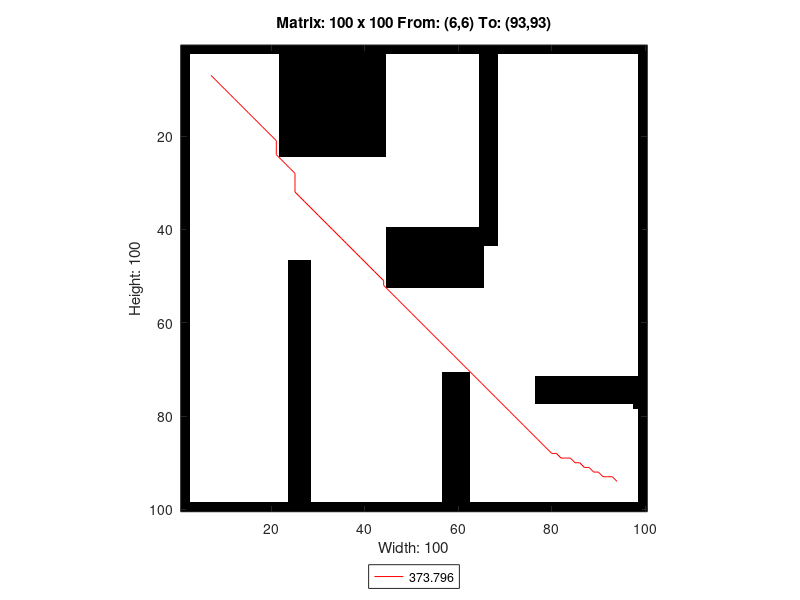

Write MATLAB code to recreate this figure.
A=[0 0 0 0 0 0 0 0 0 0 0 0 0 0 0 0 0 0 0 0 0 0 0 0 0 0 0 0 0 0 0 0 0 0 0 0 0 0 0 0 0 0 0 0 0 0 0 0 0 0 0 0 0 0 0 0 0 0 0 0 0 0 0 0 0 0 0 0 0 0 0 0 0 0 0 0 0 0 0 0 0 0 0 0 0 0 0 0 0 0 0 0 0 0 0 0 0 0 0 0 ;
0 0 0 0 0 0 0 0 0 0 0 0 0 0 0 0 0 0 0 0 0 0 0 0 0 0 0 0 0 0 0 0 0 0 0 0 0 0 0 0 0 0 0 0 0 0 0 0 0 0 0 0 0 0 0 0 0 0 0 0 0 0 0 0 0 0 0 0 0 0 0 0 0 0 0 0 0 0 0 0 0 0 0 0 0 0 0 0 0 0 0 0 0 0 0 0 0 0 0 0 ;
0 0 1 1 1 1 1 1 1 1 1 1 1 1 1 1 1 1 1 1 1 0 0 0 0 0 0 0 0 0 0 0 0 0 0 0 0 0 0 0 0 0 0 0 1 1 1 1 1 1 1 1 1 1 1 1 1 1 1 1 1 1 1 1 0 0 0 0 1 1 1 1 1 1 1 1 1 1 1 1 1 1 1 1 1 1 1 1 1 1 1 1 1 1 1 1 1 1 0 0 ;
0 0 1 1 1 1 1 1 1 1 1 1 1 1 1 1 1 1 1 1 1 0 0 0 0 0 0 0 0 0 0 0 0 0 0 0 0 0 0 0 0 0 0 0 1 1 1 1 1 1 1 1 1 1 1 1 1 1 1 1 1 1 1 1 0 0 0 0 1 1 1 1 1 1 1 1 1 1 1 1 1 1 1 1 1 1 1 1 1 1 1 1 1 1 1 1 1 1 0 0 ;
0 0 1 1 1 1 1 1 1 1 1 1 1 1 1 1 1 1 1 1 1 0 0 0 0 0 0 0 0 0 0 0 0 0 0 0 0 0 0 0 0 0 0 0 1 1 1 1 1 1 1 1 1 1 1 1 1 1 1 1 1 1 1 1 0 0 0 0 1 1 1 1 1 1 1 1 1 1 1 1 1 1 1 1 1 1 1 1 1 1 1 1 1 1 1 1 1 1 0 0 ;
0 0 1 1 1 1 1 1 1 1 1 1 1 1 1 1 1 1 1 1 1 0 0 0 0 0 0 0 0 0 0 0 0 0 0 0 0 0 0 0 0 0 0 0 1 1 1 1 1 1 1 1 1 1 1 1 1 1 1 1 1 1 1 1 0 0 0 0 1 1 1 1 1 1 1 1 1 1 1 1 1 1 1 1 1 1 1 1 1 1 1 1 1 1 1 1 1 1 0 0 ;
0 0 1 1 1 1 1 1 1 1 1 1 1 1 1 1 1 1 1 1 1 0 0 0 0 0 0 0 0 0 0 0 0 0 0 0 0 0 0 0 0 0 0 0 1 1 1 1 1 1 1 1 1 1 1 1 1 1 1 1 1 1 1 1 0 0 0 0 1 1 1 1 1 1 1 1 1 1 1 1 1 1 1 1 1 1 1 1 1 1 1 1 1 1 1 1 1 1 0 0 ;
0 0 1 1 1 1 1 1 1 1 1 1 1 1 1 1 1 1 1 1 1 0 0 0 0 0 0 0 0 0 0 0 0 0 0 0 0 0 0 0 0 0 0 0 1 1 1 1 1 1 1 1 1 1 1 1 1 1 1 1 1 1 1 1 0 0 0 0 1 1 1 1 1 1 1 1 1 1 1 1 1 1 1 1 1 1 1 1 1 1 1 1 1 1 1 1 1 1 0 0 ;
0 0 1 1 1 1 1 1 1 1 1 1 1 1 1 1 1 1 1 1 1 0 0 0 0 0 0 0 0 0 0 0 0 0 0 0 0 0 0 0 0 0 0 0 1 1 1 1 1 1 1 1 1 1 1 1 1 1 1 1 1 1 1 1 0 0 0 0 1 1 1 1 1 1 1 1 1 1 1 1 1 1 1 1 1 1 1 1 1 1 1 1 1 1 1 1 1 1 0 0 ;
0 0 1 1 1 1 1 1 1 1 1 1 1 1 1 1 1 1 1 1 1 0 0 0 0 0 0 0 0 0 0 0 0 0 0 0 0 0 0 0 0 0 0 0 1 1 1 1 1 1 1 1 1 1 1 1 1 1 1 1 1 1 1 1 0 0 0 0 1 1 1 1 1 1 1 1 1 1 1 1 1 1 1 1 1 1 1 1 1 1 1 1 1 1 1 1 1 1 0 0 ;
0 0 1 1 1 1 1 1 1 1 1 1 1 1 1 1 1 1 1 1 1 0 0 0 0 0 0 0 0 0 0 0 0 0 0 0 0 0 0 0 0 0 0 0 1 1 1 1 1 1 1 1 1 1 1 1 1 1 1 1 1 1 1 1 0 0 0 0 1 1 1 1 1 1 1 1 1 1 1 1 1 1 1 1 1 1 1 1 1 1 1 1 1 1 1 1 1 1 0 0 ;
0 0 1 1 1 1 1 1 1 1 1 1 1 1 1 1 1 1 1 1 1 0 0 0 0 0 0 0 0 0 0 0 0 0 0 0 0 0 0 0 0 0 0 0 1 1 1 1 1 1 1 1 1 1 1 1 1 1 1 1 1 1 1 1 0 0 0 0 1 1 1 1 1 1 1 1 1 1 1 1 1 1 1 1 1 1 1 1 1 1 1 1 1 1 1 1 1 1 0 0 ;
0 0 1 1 1 1 1 1 1 1 1 1 1 1 1 1 1 1 1 1 1 0 0 0 0 0 0 0 0 0 0 0 0 0 0 0 0 0 0 0 0 0 0 0 1 1 1 1 1 1 1 1 1 1 1 1 1 1 1 1 1 1 1 1 0 0 0 0 1 1 1 1 1 1 1 1 1 1 1 1 1 1 1 1 1 1 1 1 1 1 1 1 1 1 1 1 1 1 0 0 ;
0 0 1 1 1 1 1 1 1 1 1 1 1 1 1 1 1 1 1 1 1 0 0 0 0 0 0 0 0 0 0 0 0 0 0 0 0 0 0 0 0 0 0 0 1 1 1 1 1 1 1 1 1 1 1 1 1 1 1 1 1 1 1 1 0 0 0 0 1 1 1 1 1 1 1 1 1 1 1 1 1 1 1 1 1 1 1 1 1 1 1 1 1 1 1 1 1 1 0 0 ;
0 0 1 1 1 1 1 1 1 1 1 1 1 1 1 1 1 1 1 1 1 0 0 0 0 0 0 0 0 0 0 0 0 0 0 0 0 0 0 0 0 0 0 0 1 1 1 1 1 1 1 1 1 1 1 1 1 1 1 1 1 1 1 1 0 0 0 0 1 1 1 1 1 1 1 1 1 1 1 1 1 1 1 1 1 1 1 1 1 1 1 1 1 1 1 1 1 1 0 0 ;
0 0 1 1 1 1 1 1 1 1 1 1 1 1 1 1 1 1 1 1 1 0 0 0 0 0 0 0 0 0 0 0 0 0 0 0 0 0 0 0 0 0 0 0 1 1 1 1 1 1 1 1 1 1 1 1 1 1 1 1 1 1 1 1 0 0 0 0 1 1 1 1 1 1 1 1 1 1 1 1 1 1 1 1 1 1 1 1 1 1 1 1 1 1 1 1 1 1 0 0 ;
0 0 1 1 1 1 1 1 1 1 1 1 1 1 1 1 1 1 1 1 1 0 0 0 0 0 0 0 0 0 0 0 0 0 0 0 0 0 0 0 0 0 0 0 1 1 1 1 1 1 1 1 1 1 1 1 1 1 1 1 1 1 1 1 0 0 0 0 1 1 1 1 1 1 1 1 1 1 1 1 1 1 1 1 1 1 1 1 1 1 1 1 1 1 1 1 1 1 0 0 ;
0 0 1 1 1 1 1 1 1 1 1 1 1 1 1 1 1 1 1 1 1 0 0 0 0 0 0 0 0 0 0 0 0 0 0 0 0 0 0 0 0 0 0 0 1 1 1 1 1 1 1 1 1 1 1 1 1 1 1 1 1 1 1 1 0 0 0 0 1 1 1 1 1 1 1 1 1 1 1 1 1 1 1 1 1 1 1 1 1 1 1 1 1 1 1 1 1 1 0 0 ;
0 0 1 1 1 1 1 1 1 1 1 1 1 1 1 1 1 1 1 1 1 0 0 0 0 0 0 0 0 0 0 0 0 0 0 0 0 0 0 0 0 0 0 0 1 1 1 1 1 1 1 1 1 1 1 1 1 1 1 1 1 1 1 1 0 0 0 0 1 1 1 1 1 1 1 1 1 1 1 1 1 1 1 1 1 1 1 1 1 1 1 1 1 1 1 1 1 1 0 0 ;
0 0 1 1 1 1 1 1 1 1 1 1 1 1 1 1 1 1 1 1 1 0 0 0 0 0 0 0 0 0 0 0 0 0 0 0 0 0 0 0 0 0 0 0 1 1 1 1 1 1 1 1 1 1 1 1 1 1 1 1 1 1 1 1 0 0 0 0 1 1 1 1 1 1 1 1 1 1 1 1 1 1 1 1 1 1 1 1 1 1 1 1 1 1 1 1 1 1 0 0 ;
0 0 1 1 1 1 1 1 1 1 1 1 1 1 1 1 1 1 1 1 1 0 0 0 0 0 0 0 0 0 0 0 0 0 0 0 0 0 0 0 0 0 0 0 1 1 1 1 1 1 1 1 1 1 1 1 1 1 1 1 1 1 1 1 0 0 0 0 1 1 1 1 1 1 1 1 1 1 1 1 1 1 1 1 1 1 1 1 1 1 1 1 1 1 1 1 1 1 0 0 ;
0 0 1 1 1 1 1 1 1 1 1 1 1 1 1 1 1 1 1 1 1 0 0 0 0 0 0 0 0 0 0 0 0 0 0 0 0 0 0 0 0 0 0 0 1 1 1 1 1 1 1 1 1 1 1 1 1 1 1 1 1 1 1 1 0 0 0 0 1 1 1 1 1 1 1 1 1 1 1 1 1 1 1 1 1 1 1 1 1 1 1 1 1 1 1 1 1 1 0 0 ;
0 0 1 1 1 1 1 1 1 1 1 1 1 1 1 1 1 1 1 1 1 0 0 0 0 0 0 0 0 0 0 0 0 0 0 0 0 0 0 0 0 0 0 0 1 1 1 1 1 1 1 1 1 1 1 1 1 1 1 1 1 1 1 1 0 0 0 0 1 1 1 1 1 1 1 1 1 1 1 1 1 1 1 1 1 1 1 1 1 1 1 1 1 1 1 1 1 1 0 0 ;
0 0 1 1 1 1 1 1 1 1 1 1 1 1 1 1 1 1 1 1 1 0 0 0 0 0 0 0 0 0 0 0 0 0 0 0 0 0 0 0 0 0 0 0 1 1 1 1 1 1 1 1 1 1 1 1 1 1 1 1 1 1 1 1 0 0 0 0 1 1 1 1 1 1 1 1 1 1 1 1 1 1 1 1 1 1 1 1 1 1 1 1 1 1 1 1 1 1 0 0 ;
0 0 1 1 1 1 1 1 1 1 1 1 1 1 1 1 1 1 1 1 1 1 1 1 1 1 1 1 1 1 1 1 1 1 1 1 1 1 1 1 1 1 1 1 1 1 1 1 1 1 1 1 1 1 1 1 1 1 1 1 1 1 1 1 0 0 0 0 1 1 1 1 1 1 1 1 1 1 1 1 1 1 1 1 1 1 1 1 1 1 1 1 1 1 1 1 1 1 0 0 ;
0 0 1 1 1 1 1 1 1 1 1 1 1 1 1 1 1 1 1 1 1 1 1 1 1 1 1 1 1 1 1 1 1 1 1 1 1 1 1 1 1 1 1 1 1 1 1 1 1 1 1 1 1 1 1 1 1 1 1 1 1 1 1 1 0 0 0 0 1 1 1 1 1 1 1 1 1 1 1 1 1 1 1 1 1 1 1 1 1 1 1 1 1 1 1 1 1 1 0 0 ;
0 0 1 1 1 1 1 1 1 1 1 1 1 1 1 1 1 1 1 1 1 1 1 1 1 1 1 1 1 1 1 1 1 1 1 1 1 1 1 1 1 1 1 1 1 1 1 1 1 1 1 1 1 1 1 1 1 1 1 1 1 1 1 1 0 0 0 0 1 1 1 1 1 1 1 1 1 1 1 1 1 1 1 1 1 1 1 1 1 1 1 1 1 1 1 1 1 1 0 0 ;
0 0 1 1 1 1 1 1 1 1 1 1 1 1 1 1 1 1 1 1 1 1 1 1 1 1 1 1 1 1 1 1 1 1 1 1 1 1 1 1 1 1 1 1 1 1 1 1 1 1 1 1 1 1 1 1 1 1 1 1 1 1 1 1 0 0 0 0 1 1 1 1 1 1 1 1 1 1 1 1 1 1 1 1 1 1 1 1 1 1 1 1 1 1 1 1 1 1 0 0 ;
0 0 1 1 1 1 1 1 1 1 1 1 1 1 1 1 1 1 1 1 1 1 1 1 1 1 1 1 1 1 1 1 1 1 1 1 1 1 1 1 1 1 1 1 1 1 1 1 1 1 1 1 1 1 1 1 1 1 1 1 1 1 1 1 0 0 0 0 1 1 1 1 1 1 1 1 1 1 1 1 1 1 1 1 1 1 1 1 1 1 1 1 1 1 1 1 1 1 0 0 ;
0 0 1 1 1 1 1 1 1 1 1 1 1 1 1 1 1 1 1 1 1 1 1 1 1 1 1 1 1 1 1 1 1 1 1 1 1 1 1 1 1 1 1 1 1 1 1 1 1 1 1 1 1 1 1 1 1 1 1 1 1 1 1 1 0 0 0 0 1 1 1 1 1 1 1 1 1 1 1 1 1 1 1 1 1 1 1 1 1 1 1 1 1 1 1 1 1 1 0 0 ;
0 0 1 1 1 1 1 1 1 1 1 1 1 1 1 1 1 1 1 1 1 1 1 1 1 1 1 1 1 1 1 1 1 1 1 1 1 1 1 1 1 1 1 1 1 1 1 1 1 1 1 1 1 1 1 1 1 1 1 1 1 1 1 1 0 0 0 0 1 1 1 1 1 1 1 1 1 1 1 1 1 1 1 1 1 1 1 1 1 1 1 1 1 1 1 1 1 1 0 0 ;
0 0 1 1 1 1 1 1 1 1 1 1 1 1 1 1 1 1 1 1 1 1 1 1 1 1 1 1 1 1 1 1 1 1 1 1 1 1 1 1 1 1 1 1 1 1 1 1 1 1 1 1 1 1 1 1 1 1 1 1 1 1 1 1 0 0 0 0 1 1 1 1 1 1 1 1 1 1 1 1 1 1 1 1 1 1 1 1 1 1 1 1 1 1 1 1 1 1 0 0 ;
0 0 1 1 1 1 1 1 1 1 1 1 1 1 1 1 1 1 1 1 1 1 1 1 1 1 1 1 1 1 1 1 1 1 1 1 1 1 1 1 1 1 1 1 1 1 1 1 1 1 1 1 1 1 1 1 1 1 1 1 1 1 1 1 0 0 0 0 1 1 1 1 1 1 1 1 1 1 1 1 1 1 1 1 1 1 1 1 1 1 1 1 1 1 1 1 1 1 0 0 ;
0 0 1 1 1 1 1 1 1 1 1 1 1 1 1 1 1 1 1 1 1 1 1 1 1 1 1 1 1 1 1 1 1 1 1 1 1 1 1 1 1 1 1 1 1 1 1 1 1 1 1 1 1 1 1 1 1 1 1 1 1 1 1 1 0 0 0 0 1 1 1 1 1 1 1 1 1 1 1 1 1 1 1 1 1 1 1 1 1 1 1 1 1 1 1 1 1 1 0 0 ;
0 0 1 1 1 1 1 1 1 1 1 1 1 1 1 1 1 1 1 1 1 1 1 1 1 1 1 1 1 1 1 1 1 1 1 1 1 1 1 1 1 1 1 1 1 1 1 1 1 1 1 1 1 1 1 1 1 1 1 1 1 1 1 1 0 0 0 0 1 1 1 1 1 1 1 1 1 1 1 1 1 1 1 1 1 1 1 1 1 1 1 1 1 1 1 1 1 1 0 0 ;
0 0 1 1 1 1 1 1 1 1 1 1 1 1 1 1 1 1 1 1 1 1 1 1 1 1 1 1 1 1 1 1 1 1 1 1 1 1 1 1 1 1 1 1 1 1 1 1 1 1 1 1 1 1 1 1 1 1 1 1 1 1 1 1 0 0 0 0 1 1 1 1 1 1 1 1 1 1 1 1 1 1 1 1 1 1 1 1 1 1 1 1 1 1 1 1 1 1 0 0 ;
0 0 1 1 1 1 1 1 1 1 1 1 1 1 1 1 1 1 1 1 1 1 1 1 1 1 1 1 1 1 1 1 1 1 1 1 1 1 1 1 1 1 1 1 1 1 1 1 1 1 1 1 1 1 1 1 1 1 1 1 1 1 1 1 0 0 0 0 1 1 1 1 1 1 1 1 1 1 1 1 1 1 1 1 1 1 1 1 1 1 1 1 1 1 1 1 1 1 0 0 ;
0 0 1 1 1 1 1 1 1 1 1 1 1 1 1 1 1 1 1 1 1 1 1 1 1 1 1 1 1 1 1 1 1 1 1 1 1 1 1 1 1 1 1 1 1 1 1 1 1 1 1 1 1 1 1 1 1 1 1 1 1 1 1 1 0 0 0 0 1 1 1 1 1 1 1 1 1 1 1 1 1 1 1 1 1 1 1 1 1 1 1 1 1 1 1 1 1 1 0 0 ;
0 0 1 1 1 1 1 1 1 1 1 1 1 1 1 1 1 1 1 1 1 1 1 1 1 1 1 1 1 1 1 1 1 1 1 1 1 1 1 1 1 1 1 1 1 1 1 1 1 1 1 1 1 1 1 1 1 1 1 1 1 1 1 1 0 0 0 0 1 1 1 1 1 1 1 1 1 1 1 1 1 1 1 1 1 1 1 1 1 1 1 1 1 1 1 1 1 1 0 0 ;
0 0 1 1 1 1 1 1 1 1 1 1 1 1 1 1 1 1 1 1 1 1 1 1 1 1 1 1 1 1 1 1 1 1 1 1 1 1 1 1 1 1 1 1 0 0 0 0 0 0 0 0 0 0 0 0 0 0 0 0 0 0 0 0 0 0 0 0 1 1 1 1 1 1 1 1 1 1 1 1 1 1 1 1 1 1 1 1 1 1 1 1 1 1 1 1 1 1 0 0 ;
0 0 1 1 1 1 1 1 1 1 1 1 1 1 1 1 1 1 1 1 1 1 1 1 1 1 1 1 1 1 1 1 1 1 1 1 1 1 1 1 1 1 1 1 0 0 0 0 0 0 0 0 0 0 0 0 0 0 0 0 0 0 0 0 0 0 0 0 1 1 1 1 1 1 1 1 1 1 1 1 1 1 1 1 1 1 1 1 1 1 1 1 1 1 1 1 1 1 0 0 ;
0 0 1 1 1 1 1 1 1 1 1 1 1 1 1 1 1 1 1 1 1 1 1 1 1 1 1 1 1 1 1 1 1 1 1 1 1 1 1 1 1 1 1 1 0 0 0 0 0 0 0 0 0 0 0 0 0 0 0 0 0 0 0 0 0 0 0 0 1 1 1 1 1 1 1 1 1 1 1 1 1 1 1 1 1 1 1 1 1 1 1 1 1 1 1 1 1 1 0 0 ;
0 0 1 1 1 1 1 1 1 1 1 1 1 1 1 1 1 1 1 1 1 1 1 1 1 1 1 1 1 1 1 1 1 1 1 1 1 1 1 1 1 1 1 1 0 0 0 0 0 0 0 0 0 0 0 0 0 0 0 0 0 0 0 0 0 0 0 0 1 1 1 1 1 1 1 1 1 1 1 1 1 1 1 1 1 1 1 1 1 1 1 1 1 1 1 1 1 1 0 0 ;
0 0 1 1 1 1 1 1 1 1 1 1 1 1 1 1 1 1 1 1 1 1 1 1 1 1 1 1 1 1 1 1 1 1 1 1 1 1 1 1 1 1 1 1 0 0 0 0 0 0 0 0 0 0 0 0 0 0 0 0 0 0 0 0 0 1 1 1 1 1 1 1 1 1 1 1 1 1 1 1 1 1 1 1 1 1 1 1 1 1 1 1 1 1 1 1 1 1 0 0 ;
0 0 1 1 1 1 1 1 1 1 1 1 1 1 1 1 1 1 1 1 1 1 1 1 1 1 1 1 1 1 1 1 1 1 1 1 1 1 1 1 1 1 1 1 0 0 0 0 0 0 0 0 0 0 0 0 0 0 0 0 0 0 0 0 0 1 1 1 1 1 1 1 1 1 1 1 1 1 1 1 1 1 1 1 1 1 1 1 1 1 1 1 1 1 1 1 1 1 0 0 ;
0 0 1 1 1 1 1 1 1 1 1 1 1 1 1 1 1 1 1 1 1 1 1 1 1 1 1 1 1 1 1 1 1 1 1 1 1 1 1 1 1 1 1 1 0 0 0 0 0 0 0 0 0 0 0 0 0 0 0 0 0 0 0 0 0 1 1 1 1 1 1 1 1 1 1 1 1 1 1 1 1 1 1 1 1 1 1 1 1 1 1 1 1 1 1 1 1 1 0 0 ;
0 0 1 1 1 1 1 1 1 1 1 1 1 1 1 1 1 1 1 1 1 1 1 0 0 0 0 0 1 1 1 1 1 1 1 1 1 1 1 1 1 1 1 1 0 0 0 0 0 0 0 0 0 0 0 0 0 0 0 0 0 0 0 0 0 1 1 1 1 1 1 1 1 1 1 1 1 1 1 1 1 1 1 1 1 1 1 1 1 1 1 1 1 1 1 1 1 1 0 0 ;
0 0 1 1 1 1 1 1 1 1 1 1 1 1 1 1 1 1 1 1 1 1 1 0 0 0 0 0 1 1 1 1 1 1 1 1 1 1 1 1 1 1 1 1 0 0 0 0 0 0 0 0 0 0 0 0 0 0 0 0 0 0 0 0 0 1 1 1 1 1 1 1 1 1 1 1 1 1 1 1 1 1 1 1 1 1 1 1 1 1 1 1 1 1 1 1 1 1 0 0 ;
0 0 1 1 1 1 1 1 1 1 1 1 1 1 1 1 1 1 1 1 1 1 1 0 0 0 0 0 1 1 1 1 1 1 1 1 1 1 1 1 1 1 1 1 0 0 0 0 0 0 0 0 0 0 0 0 0 0 0 0 0 0 0 0 0 1 1 1 1 1 1 1 1 1 1 1 1 1 1 1 1 1 1 1 1 1 1 1 1 1 1 1 1 1 1 1 1 1 0 0 ;
0 0 1 1 1 1 1 1 1 1 1 1 1 1 1 1 1 1 1 1 1 1 1 0 0 0 0 0 1 1 1 1 1 1 1 1 1 1 1 1 1 1 1 1 0 0 0 0 0 0 0 0 0 0 0 0 0 0 0 0 0 0 0 0 0 1 1 1 1 1 1 1 1 1 1 1 1 1 1 1 1 1 1 1 1 1 1 1 1 1 1 1 1 1 1 1 1 1 0 0 ;
0 0 1 1 1 1 1 1 1 1 1 1 1 1 1 1 1 1 1 1 1 1 1 0 0 0 0 0 1 1 1 1 1 1 1 1 1 1 1 1 1 1 1 1 0 0 0 0 0 0 0 0 0 0 0 0 0 0 0 0 0 0 0 0 0 1 1 1 1 1 1 1 1 1 1 1 1 1 1 1 1 1 1 1 1 1 1 1 1 1 1 1 1 1 1 1 1 1 0 0 ;
0 0 1 1 1 1 1 1 1 1 1 1 1 1 1 1 1 1 1 1 1 1 1 0 0 0 0 0 1 1 1 1 1 1 1 1 1 1 1 1 1 1 1 1 0 0 0 0 0 0 0 0 0 0 0 0 0 0 0 0 0 0 0 0 0 1 1 1 1 1 1 1 1 1 1 1 1 1 1 1 1 1 1 1 1 1 1 1 1 1 1 1 1 1 1 1 1 1 0 0 ;
0 0 1 1 1 1 1 1 1 1 1 1 1 1 1 1 1 1 1 1 1 1 1 0 0 0 0 0 1 1 1 1 1 1 1 1 1 1 1 1 1 1 1 1 1 1 1 1 1 1 1 1 1 1 1 1 1 1 1 1 1 1 1 1 1 1 1 1 1 1 1 1 1 1 1 1 1 1 1 1 1 1 1 1 1 1 1 1 1 1 1 1 1 1 1 1 1 1 0 0 ;
0 0 1 1 1 1 1 1 1 1 1 1 1 1 1 1 1 1 1 1 1 1 1 0 0 0 0 0 1 1 1 1 1 1 1 1 1 1 1 1 1 1 1 1 1 1 1 1 1 1 1 1 1 1 1 1 1 1 1 1 1 1 1 1 1 1 1 1 1 1 1 1 1 1 1 1 1 1 1 1 1 1 1 1 1 1 1 1 1 1 1 1 1 1 1 1 1 1 0 0 ;
0 0 1 1 1 1 1 1 1 1 1 1 1 1 1 1 1 1 1 1 1 1 1 0 0 0 0 0 1 1 1 1 1 1 1 1 1 1 1 1 1 1 1 1 1 1 1 1 1 1 1 1 1 1 1 1 1 1 1 1 1 1 1 1 1 1 1 1 1 1 1 1 1 1 1 1 1 1 1 1 1 1 1 1 1 1 1 1 1 1 1 1 1 1 1 1 1 1 0 0 ;
0 0 1 1 1 1 1 1 1 1 1 1 1 1 1 1 1 1 1 1 1 1 1 0 0 0 0 0 1 1 1 1 1 1 1 1 1 1 1 1 1 1 1 1 1 1 1 1 1 1 1 1 1 1 1 1 1 1 1 1 1 1 1 1 1 1 1 1 1 1 1 1 1 1 1 1 1 1 1 1 1 1 1 1 1 1 1 1 1 1 1 1 1 1 1 1 1 1 0 0 ;
0 0 1 1 1 1 1 1 1 1 1 1 1 1 1 1 1 1 1 1 1 1 1 0 0 0 0 0 1 1 1 1 1 1 1 1 1 1 1 1 1 1 1 1 1 1 1 1 1 1 1 1 1 1 1 1 1 1 1 1 1 1 1 1 1 1 1 1 1 1 1 1 1 1 1 1 1 1 1 1 1 1 1 1 1 1 1 1 1 1 1 1 1 1 1 1 1 1 0 0 ;
0 0 1 1 1 1 1 1 1 1 1 1 1 1 1 1 1 1 1 1 1 1 1 0 0 0 0 0 1 1 1 1 1 1 1 1 1 1 1 1 1 1 1 1 1 1 1 1 1 1 1 1 1 1 1 1 1 1 1 1 1 1 1 1 1 1 1 1 1 1 1 1 1 1 1 1 1 1 1 1 1 1 1 1 1 1 1 1 1 1 1 1 1 1 1 1 1 1 0 0 ;
0 0 1 1 1 1 1 1 1 1 1 1 1 1 1 1 1 1 1 1 1 1 1 0 0 0 0 0 1 1 1 1 1 1 1 1 1 1 1 1 1 1 1 1 1 1 1 1 1 1 1 1 1 1 1 1 1 1 1 1 1 1 1 1 1 1 1 1 1 1 1 1 1 1 1 1 1 1 1 1 1 1 1 1 1 1 1 1 1 1 1 1 1 1 1 1 1 1 0 0 ;
0 0 1 1 1 1 1 1 1 1 1 1 1 1 1 1 1 1 1 1 1 1 1 0 0 0 0 0 1 1 1 1 1 1 1 1 1 1 1 1 1 1 1 1 1 1 1 1 1 1 1 1 1 1 1 1 1 1 1 1 1 1 1 1 1 1 1 1 1 1 1 1 1 1 1 1 1 1 1 1 1 1 1 1 1 1 1 1 1 1 1 1 1 1 1 1 1 1 0 0 ;
0 0 1 1 1 1 1 1 1 1 1 1 1 1 1 1 1 1 1 1 1 1 1 0 0 0 0 0 1 1 1 1 1 1 1 1 1 1 1 1 1 1 1 1 1 1 1 1 1 1 1 1 1 1 1 1 1 1 1 1 1 1 1 1 1 1 1 1 1 1 1 1 1 1 1 1 1 1 1 1 1 1 1 1 1 1 1 1 1 1 1 1 1 1 1 1 1 1 0 0 ;
0 0 1 1 1 1 1 1 1 1 1 1 1 1 1 1 1 1 1 1 1 1 1 0 0 0 0 0 1 1 1 1 1 1 1 1 1 1 1 1 1 1 1 1 1 1 1 1 1 1 1 1 1 1 1 1 1 1 1 1 1 1 1 1 1 1 1 1 1 1 1 1 1 1 1 1 1 1 1 1 1 1 1 1 1 1 1 1 1 1 1 1 1 1 1 1 1 1 0 0 ;
0 0 1 1 1 1 1 1 1 1 1 1 1 1 1 1 1 1 1 1 1 1 1 0 0 0 0 0 1 1 1 1 1 1 1 1 1 1 1 1 1 1 1 1 1 1 1 1 1 1 1 1 1 1 1 1 1 1 1 1 1 1 1 1 1 1 1 1 1 1 1 1 1 1 1 1 1 1 1 1 1 1 1 1 1 1 1 1 1 1 1 1 1 1 1 1 1 1 0 0 ;
0 0 1 1 1 1 1 1 1 1 1 1 1 1 1 1 1 1 1 1 1 1 1 0 0 0 0 0 1 1 1 1 1 1 1 1 1 1 1 1 1 1 1 1 1 1 1 1 1 1 1 1 1 1 1 1 1 1 1 1 1 1 1 1 1 1 1 1 1 1 1 1 1 1 1 1 1 1 1 1 1 1 1 1 1 1 1 1 1 1 1 1 1 1 1 1 1 1 0 0 ;
0 0 1 1 1 1 1 1 1 1 1 1 1 1 1 1 1 1 1 1 1 1 1 0 0 0 0 0 1 1 1 1 1 1 1 1 1 1 1 1 1 1 1 1 1 1 1 1 1 1 1 1 1 1 1 1 1 1 1 1 1 1 1 1 1 1 1 1 1 1 1 1 1 1 1 1 1 1 1 1 1 1 1 1 1 1 1 1 1 1 1 1 1 1 1 1 1 1 0 0 ;
0 0 1 1 1 1 1 1 1 1 1 1 1 1 1 1 1 1 1 1 1 1 1 0 0 0 0 0 1 1 1 1 1 1 1 1 1 1 1 1 1 1 1 1 1 1 1 1 1 1 1 1 1 1 1 1 1 1 1 1 1 1 1 1 1 1 1 1 1 1 1 1 1 1 1 1 1 1 1 1 1 1 1 1 1 1 1 1 1 1 1 1 1 1 1 1 1 1 0 0 ;
0 0 1 1 1 1 1 1 1 1 1 1 1 1 1 1 1 1 1 1 1 1 1 0 0 0 0 0 1 1 1 1 1 1 1 1 1 1 1 1 1 1 1 1 1 1 1 1 1 1 1 1 1 1 1 1 1 1 1 1 1 1 1 1 1 1 1 1 1 1 1 1 1 1 1 1 1 1 1 1 1 1 1 1 1 1 1 1 1 1 1 1 1 1 1 1 1 1 0 0 ;
0 0 1 1 1 1 1 1 1 1 1 1 1 1 1 1 1 1 1 1 1 1 1 0 0 0 0 0 1 1 1 1 1 1 1 1 1 1 1 1 1 1 1 1 1 1 1 1 1 1 1 1 1 1 1 1 1 1 1 1 1 1 1 1 1 1 1 1 1 1 1 1 1 1 1 1 1 1 1 1 1 1 1 1 1 1 1 1 1 1 1 1 1 1 1 1 1 1 0 0 ;
0 0 1 1 1 1 1 1 1 1 1 1 1 1 1 1 1 1 1 1 1 1 1 0 0 0 0 0 1 1 1 1 1 1 1 1 1 1 1 1 1 1 1 1 1 1 1 1 1 1 1 1 1 1 1 1 1 1 1 1 1 1 1 1 1 1 1 1 1 1 1 1 1 1 1 1 1 1 1 1 1 1 1 1 1 1 1 1 1 1 1 1 1 1 1 1 1 1 0 0 ;
0 0 1 1 1 1 1 1 1 1 1 1 1 1 1 1 1 1 1 1 1 1 1 0 0 0 0 0 1 1 1 1 1 1 1 1 1 1 1 1 1 1 1 1 1 1 1 1 1 1 1 1 1 1 1 1 1 1 1 1 1 1 1 1 1 1 1 1 1 1 1 1 1 1 1 1 1 1 1 1 1 1 1 1 1 1 1 1 1 1 1 1 1 1 1 1 1 1 0 0 ;
0 0 1 1 1 1 1 1 1 1 1 1 1 1 1 1 1 1 1 1 1 1 1 0 0 0 0 0 1 1 1 1 1 1 1 1 1 1 1 1 1 1 1 1 1 1 1 1 1 1 1 1 1 1 1 1 0 0 0 0 0 0 1 1 1 1 1 1 1 1 1 1 1 1 1 1 1 1 1 1 1 1 1 1 1 1 1 1 1 1 1 1 1 1 1 1 1 1 0 0 ;
0 0 1 1 1 1 1 1 1 1 1 1 1 1 1 1 1 1 1 1 1 1 1 0 0 0 0 0 1 1 1 1 1 1 1 1 1 1 1 1 1 1 1 1 1 1 1 1 1 1 1 1 1 1 1 1 0 0 0 0 0 0 1 1 1 1 1 1 1 1 1 1 1 1 1 1 0 0 0 0 0 0 0 0 0 0 0 0 0 0 0 0 0 0 0 0 0 0 0 0 ;
0 0 1 1 1 1 1 1 1 1 1 1 1 1 1 1 1 1 1 1 1 1 1 0 0 0 0 0 1 1 1 1 1 1 1 1 1 1 1 1 1 1 1 1 1 1 1 1 1 1 1 1 1 1 1 1 0 0 0 0 0 0 1 1 1 1 1 1 1 1 1 1 1 1 1 1 0 0 0 0 0 0 0 0 0 0 0 0 0 0 0 0 0 0 0 0 0 0 0 0 ;
0 0 1 1 1 1 1 1 1 1 1 1 1 1 1 1 1 1 1 1 1 1 1 0 0 0 0 0 1 1 1 1 1 1 1 1 1 1 1 1 1 1 1 1 1 1 1 1 1 1 1 1 1 1 1 1 0 0 0 0 0 0 1 1 1 1 1 1 1 1 1 1 1 1 1 1 0 0 0 0 0 0 0 0 0 0 0 0 0 0 0 0 0 0 0 0 0 0 0 0 ;
0 0 1 1 1 1 1 1 1 1 1 1 1 1 1 1 1 1 1 1 1 1 1 0 0 0 0 0 1 1 1 1 1 1 1 1 1 1 1 1 1 1 1 1 1 1 1 1 1 1 1 1 1 1 1 1 0 0 0 0 0 0 1 1 1 1 1 1 1 1 1 1 1 1 1 1 0 0 0 0 0 0 0 0 0 0 0 0 0 0 0 0 0 0 0 0 0 0 0 0 ;
0 0 1 1 1 1 1 1 1 1 1 1 1 1 1 1 1 1 1 1 1 1 1 0 0 0 0 0 1 1 1 1 1 1 1 1 1 1 1 1 1 1 1 1 1 1 1 1 1 1 1 1 1 1 1 1 0 0 0 0 0 0 1 1 1 1 1 1 1 1 1 1 1 1 1 1 0 0 0 0 0 0 0 0 0 0 0 0 0 0 0 0 0 0 0 0 0 0 0 0 ;
0 0 1 1 1 1 1 1 1 1 1 1 1 1 1 1 1 1 1 1 1 1 1 0 0 0 0 0 1 1 1 1 1 1 1 1 1 1 1 1 1 1 1 1 1 1 1 1 1 1 1 1 1 1 1 1 0 0 0 0 0 0 1 1 1 1 1 1 1 1 1 1 1 1 1 1 0 0 0 0 0 0 0 0 0 0 0 0 0 0 0 0 0 0 0 0 0 0 0 0 ;
0 0 1 1 1 1 1 1 1 1 1 1 1 1 1 1 1 1 1 1 1 1 1 0 0 0 0 0 1 1 1 1 1 1 1 1 1 1 1 1 1 1 1 1 1 1 1 1 1 1 1 1 1 1 1 1 0 0 0 0 0 0 1 1 1 1 1 1 1 1 1 1 1 1 1 1 1 1 1 1 1 1 1 1 1 1 1 1 1 1 1 1 1 1 1 1 1 0 0 0 ;
0 0 1 1 1 1 1 1 1 1 1 1 1 1 1 1 1 1 1 1 1 1 1 0 0 0 0 0 1 1 1 1 1 1 1 1 1 1 1 1 1 1 1 1 1 1 1 1 1 1 1 1 1 1 1 1 0 0 0 0 0 0 1 1 1 1 1 1 1 1 1 1 1 1 1 1 1 1 1 1 1 1 1 1 1 1 1 1 1 1 1 1 1 1 1 1 1 1 0 0 ;
0 0 1 1 1 1 1 1 1 1 1 1 1 1 1 1 1 1 1 1 1 1 1 0 0 0 0 0 1 1 1 1 1 1 1 1 1 1 1 1 1 1 1 1 1 1 1 1 1 1 1 1 1 1 1 1 0 0 0 0 0 0 1 1 1 1 1 1 1 1 1 1 1 1 1 1 1 1 1 1 1 1 1 1 1 1 1 1 1 1 1 1 1 1 1 1 1 1 0 0 ;
0 0 1 1 1 1 1 1 1 1 1 1 1 1 1 1 1 1 1 1 1 1 1 0 0 0 0 0 1 1 1 1 1 1 1 1 1 1 1 1 1 1 1 1 1 1 1 1 1 1 1 1 1 1 1 1 0 0 0 0 0 0 1 1 1 1 1 1 1 1 1 1 1 1 1 1 1 1 1 1 1 1 1 1 1 1 1 1 1 1 1 1 1 1 1 1 1 1 0 0 ;
0 0 1 1 1 1 1 1 1 1 1 1 1 1 1 1 1 1 1 1 1 1 1 0 0 0 0 0 1 1 1 1 1 1 1 1 1 1 1 1 1 1 1 1 1 1 1 1 1 1 1 1 1 1 1 1 0 0 0 0 0 0 1 1 1 1 1 1 1 1 1 1 1 1 1 1 1 1 1 1 1 1 1 1 1 1 1 1 1 1 1 1 1 1 1 1 1 1 0 0 ;
0 0 1 1 1 1 1 1 1 1 1 1 1 1 1 1 1 1 1 1 1 1 1 0 0 0 0 0 1 1 1 1 1 1 1 1 1 1 1 1 1 1 1 1 1 1 1 1 1 1 1 1 1 1 1 1 0 0 0 0 0 0 1 1 1 1 1 1 1 1 1 1 1 1 1 1 1 1 1 1 1 1 1 1 1 1 1 1 1 1 1 1 1 1 1 1 1 1 0 0 ;
0 0 1 1 1 1 1 1 1 1 1 1 1 1 1 1 1 1 1 1 1 1 1 0 0 0 0 0 1 1 1 1 1 1 1 1 1 1 1 1 1 1 1 1 1 1 1 1 1 1 1 1 1 1 1 1 0 0 0 0 0 0 1 1 1 1 1 1 1 1 1 1 1 1 1 1 1 1 1 1 1 1 1 1 1 1 1 1 1 1 1 1 1 1 1 1 1 1 0 0 ;
0 0 1 1 1 1 1 1 1 1 1 1 1 1 1 1 1 1 1 1 1 1 1 0 0 0 0 0 1 1 1 1 1 1 1 1 1 1 1 1 1 1 1 1 1 1 1 1 1 1 1 1 1 1 1 1 0 0 0 0 0 0 1 1 1 1 1 1 1 1 1 1 1 1 1 1 1 1 1 1 1 1 1 1 1 1 1 1 1 1 1 1 1 1 1 1 1 1 0 0 ;
0 0 1 1 1 1 1 1 1 1 1 1 1 1 1 1 1 1 1 1 1 1 1 0 0 0 0 0 1 1 1 1 1 1 1 1 1 1 1 1 1 1 1 1 1 1 1 1 1 1 1 1 1 1 1 1 0 0 0 0 0 0 1 1 1 1 1 1 1 1 1 1 1 1 1 1 1 1 1 1 1 1 1 1 1 1 1 1 1 1 1 1 1 1 1 1 1 1 0 0 ;
0 0 1 1 1 1 1 1 1 1 1 1 1 1 1 1 1 1 1 1 1 1 1 0 0 0 0 0 1 1 1 1 1 1 1 1 1 1 1 1 1 1 1 1 1 1 1 1 1 1 1 1 1 1 1 1 0 0 0 0 0 0 1 1 1 1 1 1 1 1 1 1 1 1 1 1 1 1 1 1 1 1 1 1 1 1 1 1 1 1 1 1 1 1 1 1 1 1 0 0 ;
0 0 1 1 1 1 1 1 1 1 1 1 1 1 1 1 1 1 1 1 1 1 1 0 0 0 0 0 1 1 1 1 1 1 1 1 1 1 1 1 1 1 1 1 1 1 1 1 1 1 1 1 1 1 1 1 0 0 0 0 0 0 1 1 1 1 1 1 1 1 1 1 1 1 1 1 1 1 1 1 1 1 1 1 1 1 1 1 1 1 1 1 1 1 1 1 1 1 0 0 ;
0 0 1 1 1 1 1 1 1 1 1 1 1 1 1 1 1 1 1 1 1 1 1 0 0 0 0 0 1 1 1 1 1 1 1 1 1 1 1 1 1 1 1 1 1 1 1 1 1 1 1 1 1 1 1 1 0 0 0 0 0 0 1 1 1 1 1 1 1 1 1 1 1 1 1 1 1 1 1 1 1 1 1 1 1 1 1 1 1 1 1 1 1 1 1 1 1 1 0 0 ;
0 0 1 1 1 1 1 1 1 1 1 1 1 1 1 1 1 1 1 1 1 1 1 0 0 0 0 0 1 1 1 1 1 1 1 1 1 1 1 1 1 1 1 1 1 1 1 1 1 1 1 1 1 1 1 1 0 0 0 0 0 0 1 1 1 1 1 1 1 1 1 1 1 1 1 1 1 1 1 1 1 1 1 1 1 1 1 1 1 1 1 1 1 1 1 1 1 1 0 0 ;
0 0 1 1 1 1 1 1 1 1 1 1 1 1 1 1 1 1 1 1 1 1 1 0 0 0 0 0 1 1 1 1 1 1 1 1 1 1 1 1 1 1 1 1 1 1 1 1 1 1 1 1 1 1 1 1 0 0 0 0 0 0 1 1 1 1 1 1 1 1 1 1 1 1 1 1 1 1 1 1 1 1 1 1 1 1 1 1 1 1 1 1 1 1 1 1 1 1 0 0 ;
0 0 1 1 1 1 1 1 1 1 1 1 1 1 1 1 1 1 1 1 1 1 1 0 0 0 0 0 1 1 1 1 1 1 1 1 1 1 1 1 1 1 1 1 1 1 1 1 1 1 1 1 1 1 1 1 0 0 0 0 0 0 1 1 1 1 1 1 1 1 1 1 1 1 1 1 1 1 1 1 1 1 1 1 1 1 1 1 1 1 1 1 1 1 1 1 1 1 0 0 ;
0 0 1 1 1 1 1 1 1 1 1 1 1 1 1 1 1 1 1 1 1 1 1 0 0 0 0 0 1 1 1 1 1 1 1 1 1 1 1 1 1 1 1 1 1 1 1 1 1 1 1 1 1 1 1 1 0 0 0 0 0 0 1 1 1 1 1 1 1 1 1 1 1 1 1 1 1 1 1 1 1 1 1 1 1 1 1 1 1 1 1 1 1 1 1 1 1 1 0 0 ;
0 0 1 1 1 1 1 1 1 1 1 1 1 1 1 1 1 1 1 1 1 1 1 0 0 0 0 0 1 1 1 1 1 1 1 1 1 1 1 1 1 1 1 1 1 1 1 1 1 1 1 1 1 1 1 1 0 0 0 0 0 0 1 1 1 1 1 1 1 1 1 1 1 1 1 1 1 1 1 1 1 1 1 1 1 1 1 1 1 1 1 1 1 1 1 1 1 1 0 0 ;
0 0 1 1 1 1 1 1 1 1 1 1 1 1 1 1 1 1 1 1 1 1 1 0 0 0 0 0 1 1 1 1 1 1 1 1 1 1 1 1 1 1 1 1 1 1 1 1 1 1 1 1 1 1 1 1 0 0 0 0 0 0 1 1 1 1 1 1 1 1 1 1 1 1 1 1 1 1 1 1 1 1 1 1 1 1 1 1 1 1 1 1 1 1 1 1 1 1 0 0 ;
0 0 1 1 1 1 1 1 1 1 1 1 1 1 1 1 1 1 1 1 1 1 1 0 0 0 0 0 1 1 1 1 1 1 1 1 1 1 1 1 1 1 1 1 1 1 1 1 1 1 1 1 1 1 1 1 0 0 0 0 0 0 1 1 1 1 1 1 1 1 1 1 1 1 1 1 1 1 1 1 1 1 1 1 1 1 1 1 1 1 1 1 1 1 1 1 1 1 0 0 ;
0 0 1 1 1 1 1 1 1 1 1 1 1 1 1 1 1 1 1 1 1 1 1 0 0 0 0 0 1 1 1 1 1 1 1 1 1 1 1 1 1 1 1 1 1 1 1 1 1 1 1 1 1 1 1 1 0 0 0 0 0 0 1 1 1 1 1 1 1 1 1 1 1 1 1 1 1 1 1 1 1 1 1 1 1 1 1 1 1 1 1 1 1 1 1 1 1 1 0 0 ;
0 0 1 1 1 1 1 1 1 1 1 1 1 1 1 1 1 1 1 1 1 1 1 0 0 0 0 0 1 1 1 1 1 1 1 1 1 1 1 1 1 1 1 1 1 1 1 1 1 1 1 1 1 1 1 1 0 0 0 0 0 0 1 1 1 1 1 1 1 1 1 1 1 1 1 1 1 1 1 1 1 1 1 1 1 1 1 1 1 1 1 1 1 1 1 1 1 1 0 0 ;
0 0 0 0 0 0 0 0 0 0 0 0 0 0 0 0 0 0 0 0 0 0 0 0 0 0 0 0 0 0 0 0 0 0 0 0 0 0 0 0 0 0 0 0 0 0 0 0 0 0 0 0 0 0 0 0 0 0 0 0 0 0 0 0 0 0 0 0 0 0 0 0 0 0 0 0 0 0 0 0 0 0 0 0 0 0 0 0 0 0 0 0 0 0 0 0 0 0 0 0 ;
0 0 0 0 0 0 0 0 0 0 0 0 0 0 0 0 0 0 0 0 0 0 0 0 0 0 0 0 0 0 0 0 0 0 0 0 0 0 0 0 0 0 0 0 0 0 0 0 0 0 0 0 0 0 0 0 0 0 0 0 0 0 0 0 0 0 0 0 0 0 0 0 0 0 0 0 0 0 0 0 0 0 0 0 0 0 0 0 0 0 0 0 0 0 0 0 0 0 0 0 ;
];
imshow(A);
axis on
hold on
title('Matrix: 100 x 100 From: (6,6) To: (93,93)');
xlabel('Width: 100');
ylabel('Height: 100');
X=[94,94,93,92,91,90,89,88,87,86,85,84,83,82,81,80,79,78,77,76,75,74,73,72,71,70,69,68,67,66,65,64,63,62,61,60,59,58,57,56,55,54,53,52,51,50,49,48,47,46,45,44,44,43,42,41,40,39,38,37,36,35,34,33,32,31,30,29,28,27,26,25,25,25,25,25,24,23,22,21,21,21,21,20,19,18,17,16,15,14,13,12,11,10,9,8,7,7];
Y=-[-94,-94,-93,-93,-93,-92,-92,-91,-91,-90,-90,-89,-89,-89,-88,-88,-87,-86,-85,-84,-83,-82,-81,-80,-79,-78,-77,-76,-75,-74,-73,-72,-71,-70,-69,-68,-67,-66,-65,-64,-63,-62,-61,-60,-59,-58,-57,-56,-55,-54,-53,-52,-51,-50,-49,-48,-47,-46,-45,-44,-43,-42,-41,-40,-39,-38,-37,-36,-35,-34,-33,-32,-31,-30,-29,-28,-27,-26,-25,-24,-23,-22,-21,-20,-19,-18,-17,-16,-15,-14,-13,-12,-11,-10,-9,-8,-7,-7];
hold on;
plot(X,Y,'r');
legend('373.796','Location','southoutside');
